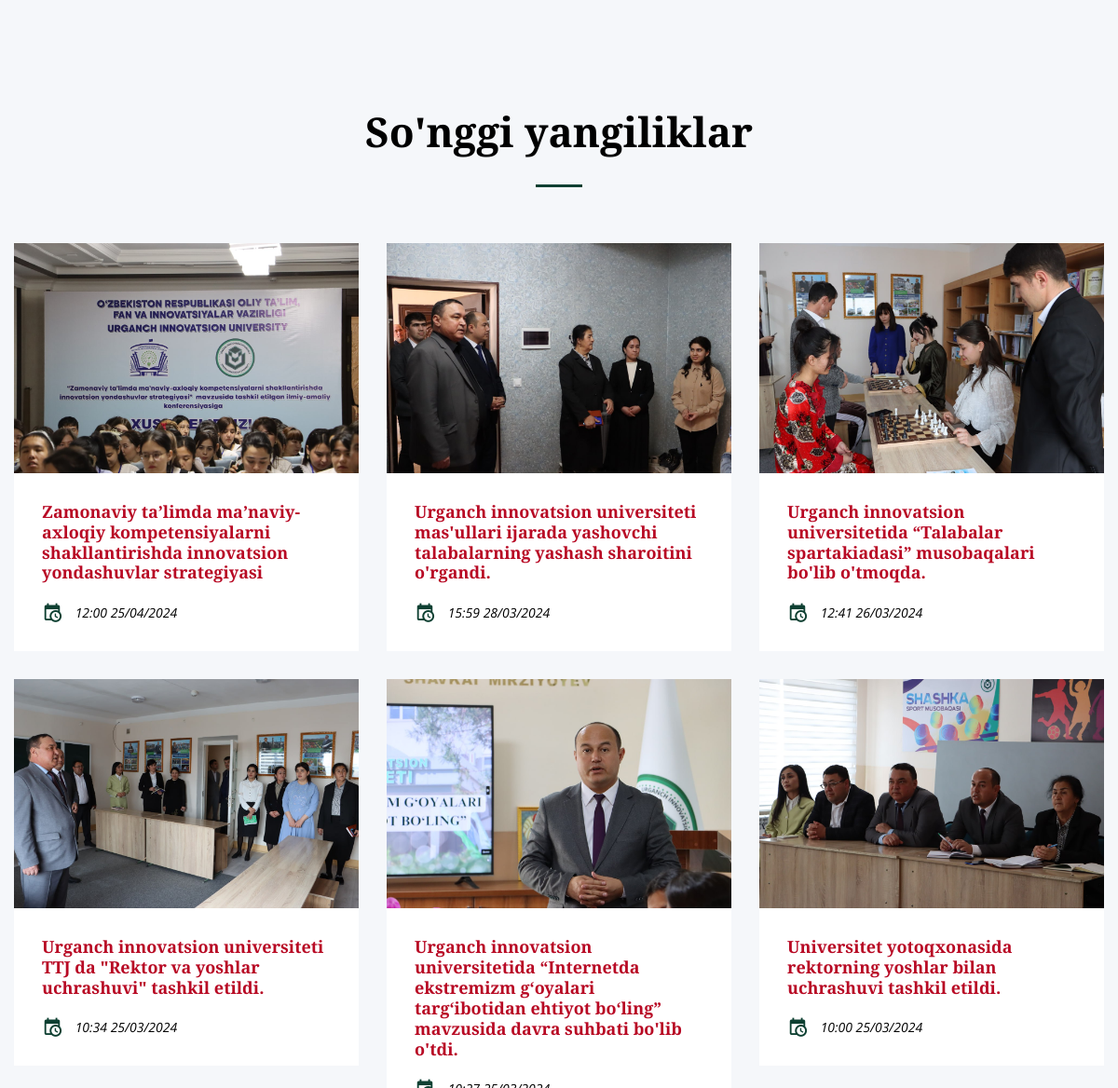
/uz/ (middle part), run on an earlier commit of the app's database.
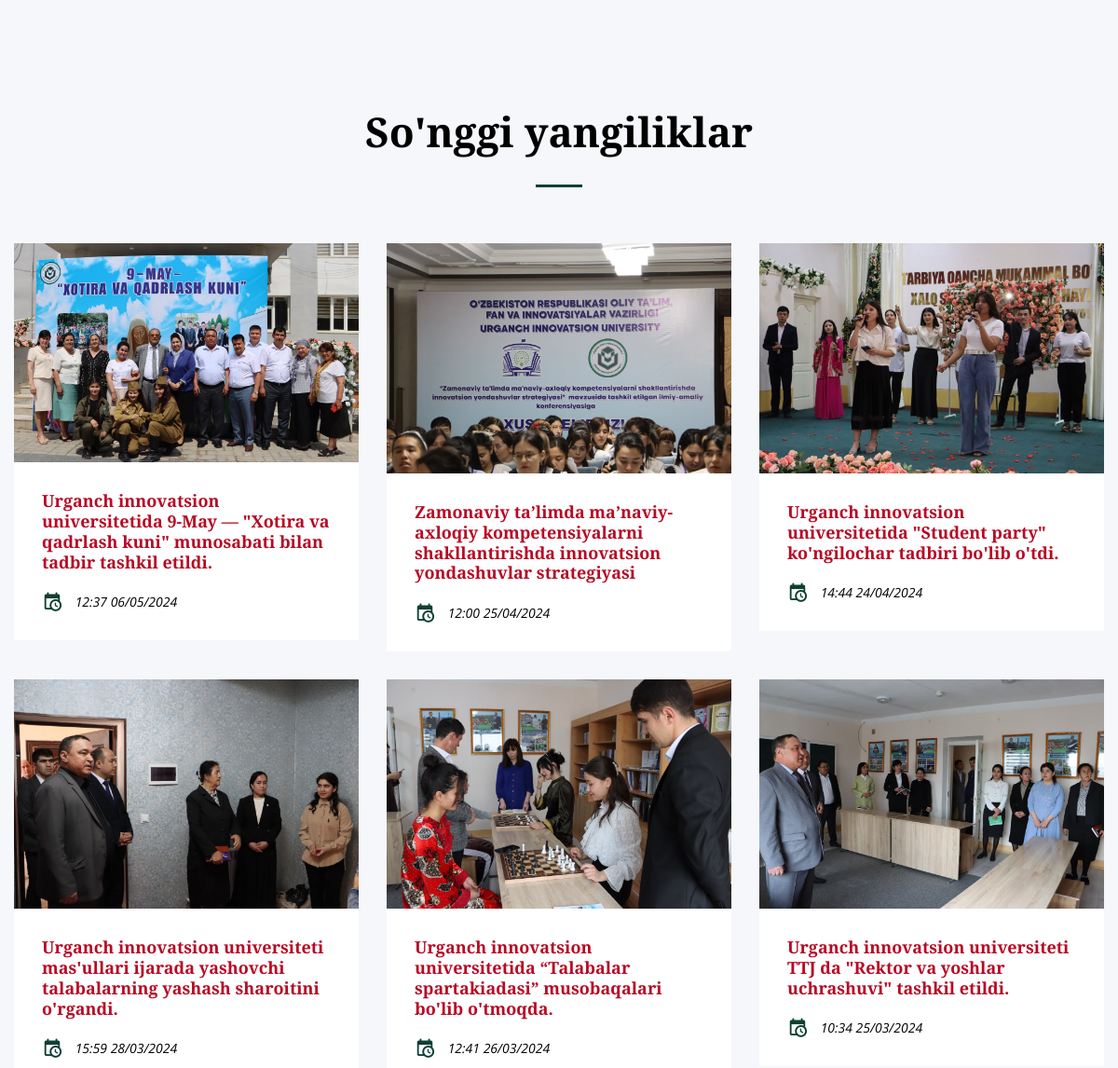
And on a later commit of the database.
### backend/models.py (models this page shows, shortened)
class Template2Button(models.Model):
    title = models.CharField(max_length=255, unique=True, verbose_name='Ключь')
    body_en = models.TextField(verbose_name='English')
    body_ru = models.TextField(verbose_name='Русский')
    body_uz = models.TextField(verbose_name='Uzbekcha')
    class Meta:
        verbose_name = 'Небольшой шаблон'
        verbose_name_plural = 'Небольшие шаблоны'

class News(models.Model):
    title_uz = models.CharField(max_length=200)
    title_ru = models.CharField(max_length=200)
    title_en = models.CharField(max_length=200)
    photo = models.ImageField(upload_to='news_photos/')
    text_uz = RichTextField()
    text_en = RichTextField()
    text_ru = RichTextField()
    tags = models.ManyToManyField(Tag)
    date = models.DateTimeField(default=timezone.now)
    created_date = models.DateTimeField(auto_now_add=True)
    class Meta:
        verbose_name = 'новость'
        verbose_name_plural = 'новости'

### backend/views.py (the view)
# urls.py: path("<str:language>/", views.index, name="index"),
def index(request, language='uz'):
    categories = Category.objects.all()
    context = {
            'categories': categories,
            'language': 'uz',
        }
    gallery_photos = Gallery.objects.all()
    news = News.objects.all().order_by('-date')  # Сортирует новости начиная с последних
    if len(news) > 9:
        news = news[:9]
    quotes = Quote.objects.all()
    path = request.get_full_path()
    if path.split('/')[1] in ['ru', 'uz', 'en']:
        path = path[3:]
    path = path.rstrip('/')
    context['path'] = path
    context['quotes'] = quotes
    context['language'] = language
    context['request'] = request
    context['gallery_photos']: gallery_photos
    context['news'] = news
    if language in ['ru', 'en', 'uz']:
        return render(request, 'frontend/home-1.html', context)
    else:
        context['language'] = 'uz'
        return render(request, '404.html', context)

### backend/templatetags/my_tags.py (called while the page is built)
@register.simple_tag
def call_get_text(title, lang, button=False):
    return get_text(title, lang, button)

### backend/utils.py (called while the page is built)
def get_text(title, lang, button=False):
    try:
        if button:
            text = Template2Button.objects.get(title=title)
        else:
            text = Template.objects.get(title=title)
        if lang == 'ru':
            text = text.body_ru
        elif lang == 'en':
            text = text.body_en
        else:
            text = text.body_uz
    except Exception:
        text = f'Шаблон: {title} не найден!!! '
    return text

### templates/frontend/home-1.html (shortened to what this page needs)
{% extends "./base.html" %}
{% load static %}
{% load my_tags %}
{% block body %}
  <section class="section bg-catskill section-xl">
    <div class="container">
      <h2 class="fw-bold">{% call_get_text "latest news" language True%}</h2>
      <hr class="divider bg-madison">
      <div class="row row-30 offset-top-60 text-start justify-content-sm-center">
          {% for news_item in news %}
          <div class="col-md-6 col-lg-4">
              <article class="post-news">
                  <a href="/{{language}}/news/{{news_item.id}}"><img class="img-responsive" src="{{ news_item.photo.url }}" width="370" height="240" alt=""></a>
                  <div class="post-news-body">
                    {% if language == 'en' %}
                        <h6><a href="/{{language}}/news/{{news_item.id}}">{{ news_item.title_en }}</a></h6>
                    {% elif language == 'ru' %}
                        <h6><a href="/{{language}}/news/{{news_item.id}}">{{ news_item.title_ru }}</a></h6>
                    {% else %}
                        <h6><a href="/{{language}}/news/{{news_item.id}}">{{ news_item.title_uz }}</a></h6>
                    {% endif %}
                      <div class="post-news-meta offset-top-20">
                          <span class="icon icon-xs mdi mdi-calendar-clock align-middle text-madison"></span>
                          <span class="align-middle inset-left-10 fst-italic text-black">{{ news_item.date|date:"H:i d/m/Y" }}</span>
                      </div>
                  </div>
              </article>
          </div>
          {% endfor %}
      </div>
    </div>
  </section>
{% endblock %}

### templates/frontend/base.html (shortened to what this page needs)
{% load static %}
<!DOCTYPE html>
<html class="wide wow-animation scrollTo" lang="en">
  <head>
    <link rel="stylesheet" href="{% static 'css/bootstrap.css' %}">
    <link rel="stylesheet" href="{% static 'css/fonts.css' %}">
    <link rel="stylesheet" href="{% static 'css/style.css' %}">
  </head>
<body>
  <div class="page text-center">
    {% block body %}{% endblock %}
  </div>
</body>
</html>

### templates/frontend/header.html (shortened to what this page needs)
{% load static %}
{% load my_tags %}

### templates/frontend/footer.html (shortened to what this page needs)
{% load static %}
{% load my_tags %}

What changed in the data, as far as the page shows it:
no longer on this page (row unchanged): News: photo (picture), title_uz "Urganch innovatsion universitetida “Internetda ekstremizm g‘oyalari targ‘ibotidan ehtiyot bo‘ling” mavzusida davra suhbati bo'lib o'tdi."
no longer on this page (row unchanged): News: photo (picture), title_uz "Universitet yotoqxonasida rektorning yoshlar bilan uchrashuvi tashkil etildi.", date "10:00 25/03/2024"
added News: photo (picture), title_uz "Urganch innovatsion universitetida 9-May — \"Xotira va qadrlash kuni\" munosabati bilan tadbir tashkil etildi.", date "12:37 06/05/2024"
added News: photo (picture), title_uz "Urganch innovatsion universitetida \"Student party\" ko'ngilochar tadbiri bo'lib o'tdi.", date "14:44 24/04/2024"
